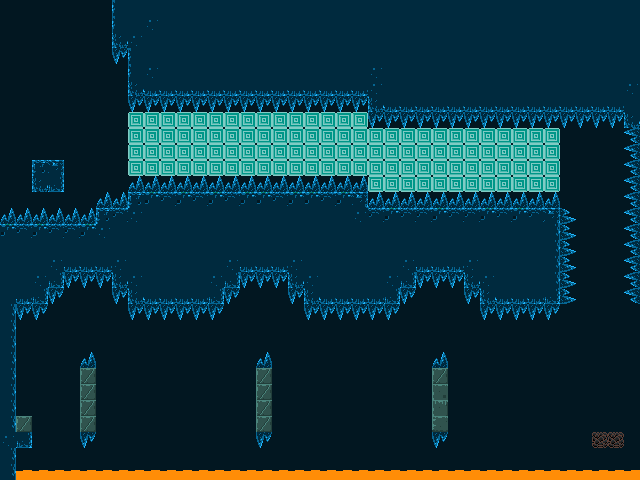

This game map was drawn from its Tiled (.tmx) file and the tilesets committed beside it. A one-line description and the trimmed map source follow:
An orthogonal 40x30 tile map with 16x16 px tiles, 6 tile layers (backgroundLayer, stageLayer, trapsLayer, fragileLayer, ...), 4 tilesets and 12 objects (10x secret, playerStart, portal).

<map version="1.0" orientation="orthogonal" renderorder="right-down" width="40" height="30" tilewidth="16" tileheight="16" nextobjectid="36">
 <tileset firstgid="1" name="stageTiles" tilewidth="16" tileheight="16" tilecount="60" columns="10">
  <image source="../assets/img/tiles.png" width="160" height="96" />
 </tileset>
 <tileset firstgid="61" name="playerTiles" tilewidth="16" tileheight="16" tilecount="16" columns="4">
  <image source="../assets/img/player.png" width="64" height="64" />
 </tileset>
 <tileset firstgid="77" name="itemsTiles" tilewidth="16" tileheight="16" tilecount="16" columns="4">
  <image source="../assets/img/items.png" width="64" height="64" />
 </tileset>
 <tileset firstgid="93" name="secret" tilewidth="16" tileheight="16" tilecount="6" columns="6">
  <image source="../assets/img/secret.png" width="96" height="16" />
 </tileset>
 <layer name="backgroundLayer" width="40" height="30">
  <data>[1200 cells, 1200 non-empty, 6 distinct tile ids]</data>
 </layer>
 <objectgroup name="objectsLayer">
  <object id="1" name="Player" type="playerStart" gid="66" x="45" y="159" width="16" height="16" />
  <object id="8" name="Portal" type="portal" gid="79" x="16" y="415" width="16" height="16">
   <properties>
    <property name="animated" type="bool" value="true" />
    <property name="sprite" value="portal" />
    <property name="targetTilemap" value="16" />
   </properties>
  </object>
  <object id="20" name="Secret" type="secret" gid="93" x="416" y="433" width="16" height="16">
   <properties>
    <property name="animated" type="bool" value="true" />
    <property name="sprite" value="secret" />
   </properties>
  </object>
  <object id="21" name="Secret" type="secret" gid="95" x="240" y="433" width="16" height="16">
   <properties>
    <property name="animated" type="bool" value="true" />
    <property name="sprite" value="secret" />
   </properties>
  </object>
  <object id="22" name="Secret" type="secret" gid="95" x="64" y="432" width="16" height="16">
   <properties>
    <property name="animated" type="bool" value="true" />
    <property name="sprite" value="secret" />
   </properties>
  </object>
  <object id="24" name="Secret" type="secret" gid="93" x="448" y="384" width="16" height="16">
   <properties>
    <property name="animated" type="bool" value="true" />
    <property name="sprite" value="secret" />
   </properties>
  </object>
  <object id="25" name="Secret" type="secret" gid="93" x="272" y="384" width="16" height="16">
   <properties>
    <property name="animated" type="bool" value="true" />
    <property name="sprite" value="secret" />
   </properties>
  </object>
  <object id="26" name="Secret" type="secret" gid="93" x="96" y="384" width="16" height="16">
   <properties>
    <property name="animated" type="bool" value="true" />
    <property name="sprite" value="secret" />
   </properties>
  </object>
  <object id="27" name="Secret" type="secret" gid="93" x="601" y="223" width="16" height="16">
   <properties>
    <property name="animated" type="bool" value="true" />
    <property name="sprite" value="secret" />
   </properties>
  </object>
  <object id="28" name="Secret" type="secret" gid="93" x="601" y="252" width="16" height="16">
   <properties>
    <property name="animated" type="bool" value="true" />
    <property name="sprite" value="secret" />
   </properties>
  </object>
  <object id="29" name="Secret" type="secret" gid="93" x="601" y="281" width="16" height="16">
   <properties>
    <property name="animated" type="bool" value="true" />
    <property name="sprite" value="secret" />
   </properties>
  </object>
  <object id="30" name="Secret" type="secret" gid="93" x="601" y="310" width="16" height="16">
   <properties>
    <property name="animated" type="bool" value="true" />
    <property name="sprite" value="secret" />
   </properties>
  </object>
 </objectgroup>
 <layer name="stageLayer" width="40" height="30">
  <data>[1200 cells, 113 non-empty, 13 distinct tile ids]</data>
 </layer>
 <layer name="trapsLayer" width="40" height="30">
  <data>[1200 cells, 163 non-empty, 5 distinct tile ids]</data>
 </layer>
 <layer name="fragileLayer" width="40" height="30">
  <data>[1200 cells, 2 non-empty, 1 distinct tile ids]</data>
 </layer>
 <layer name="drillLayer" width="40" height="30">
  <data>[1200 cells, 108 non-empty, 1 distinct tile ids]</data>
 </layer>
 <layer name="springLayer" width="40" height="30">
  <data>[1200 cells, 0 non-empty, 0 distinct tile ids]</data>
 </layer>
</map>
